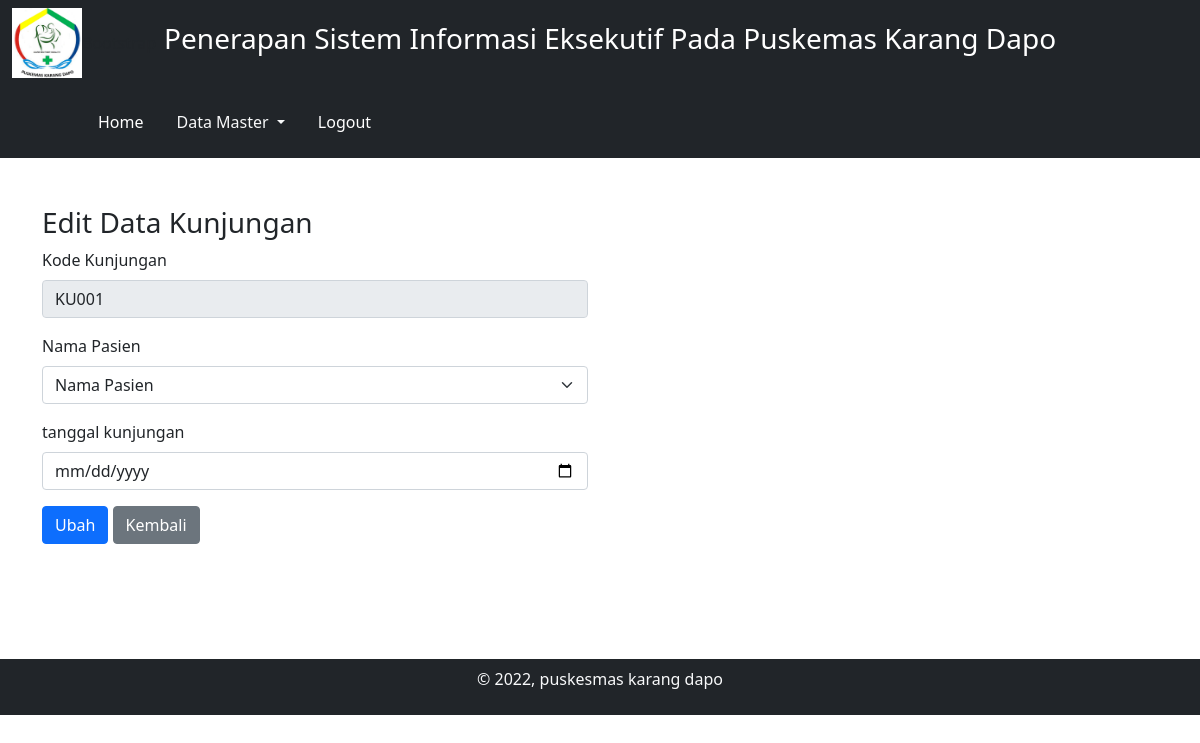
Before: /admin/hal.php?p=kunjungan_edit&id=KU001 (signed in) with the older database file.
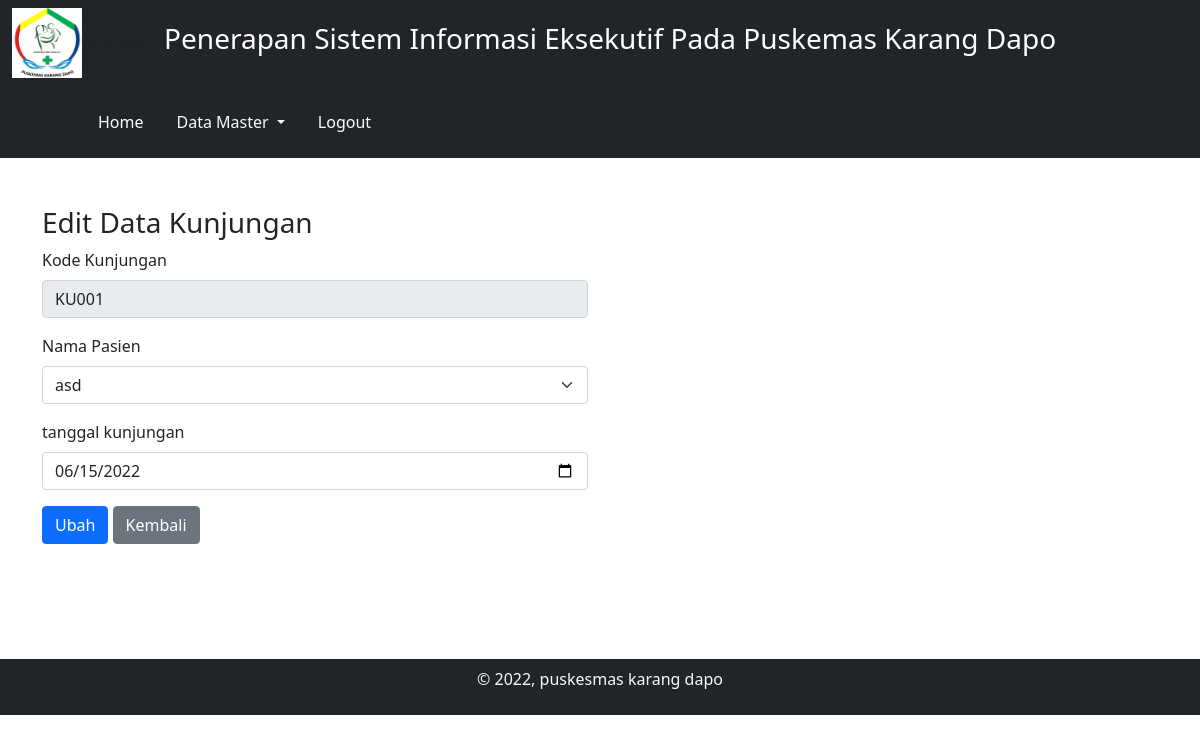
After: the same page with the newer database file.
### tables this page shows
CREATE TABLE IF NOT EXISTS `kunjungan` (
  `kode_kunjungan` varchar(5) NOT NULL,
  `kode_pasien` varchar(5) NOT NULL,
  `tgl_kunjungan` date NOT NULL
);

### admin/mod_kunjungan/kunjungan_edit.php (the view)
<?php
$id = $_GET['id'];
$query = mysqli_query($conn, "SELECT * FROM kunjungan where kode_kunjungan='$id'");
$data = mysqli_fetch_assoc($query);
?>
<h3>Edit Data Kunjungan</h3>
<div class="row">
    <div class="col-md-6">
        <form action="?p=kunjungan_proses" method="POST">
            <div class="mb-3">
                <label for="id" class="form-label">Kode Kunjungan</label>
                <input type="text" name="id" value="<?= $id ?>" readonly class="form-control" id="id" aria-describedby="emailHelp" required>
            </div>
            <div class="mb-3">
                <label for="exampleInputPassword1" class="form-label">Nama Pasien</label>
                <select class="form-select" aria-label="Default select example" name="kode_pasien" required>
                    <option disabled selected>Nama Pasien</option>
                    <?php
                    $select_query = mysqli_query($conn, "SELECT * FROM pasien");
                    while ($data_sel = mysqli_fetch_assoc($select_query)) {
                        if ($data['kode_pasien'] == $data_sel['kode_pasien']) {
                    ?>
                            <option selected value="<?= $data_sel['kode_pasien'] ?>"><?= $data_sel['nama_pasien'] ?></option>
                        <?php } else { ?>
                            <option value="<?= $data_sel['kode_pasien'] ?>"><?= $data_sel['nama_pasien'] ?></option>
                        <?php } ?>
                    <?php } ?>
                </select>
            </div>
            <div class="mb-3">
                <label for="tanggal" class="form-label">tanggal kunjungan</label>
                <input type="date" name="tgl_kunjungan" value="<?= $data['tgl_kunjungan'] ?>" class="form-control" id="tanggal" aria-describedby="emailHelp" required>
            </div>
            <button type="submit" name="edit" class="btn btn-primary">Ubah</button>
            <button onclick="history.back()" class="btn btn-secondary">Kembali</button>
        </form>
    </div>
</div>

Changed rows visible on the page:
added kunjungan: tgl_kunjungan "06/15/2022"
Other visible differences:
form field kode_pasien: "Nama Pasien" → "asd"
